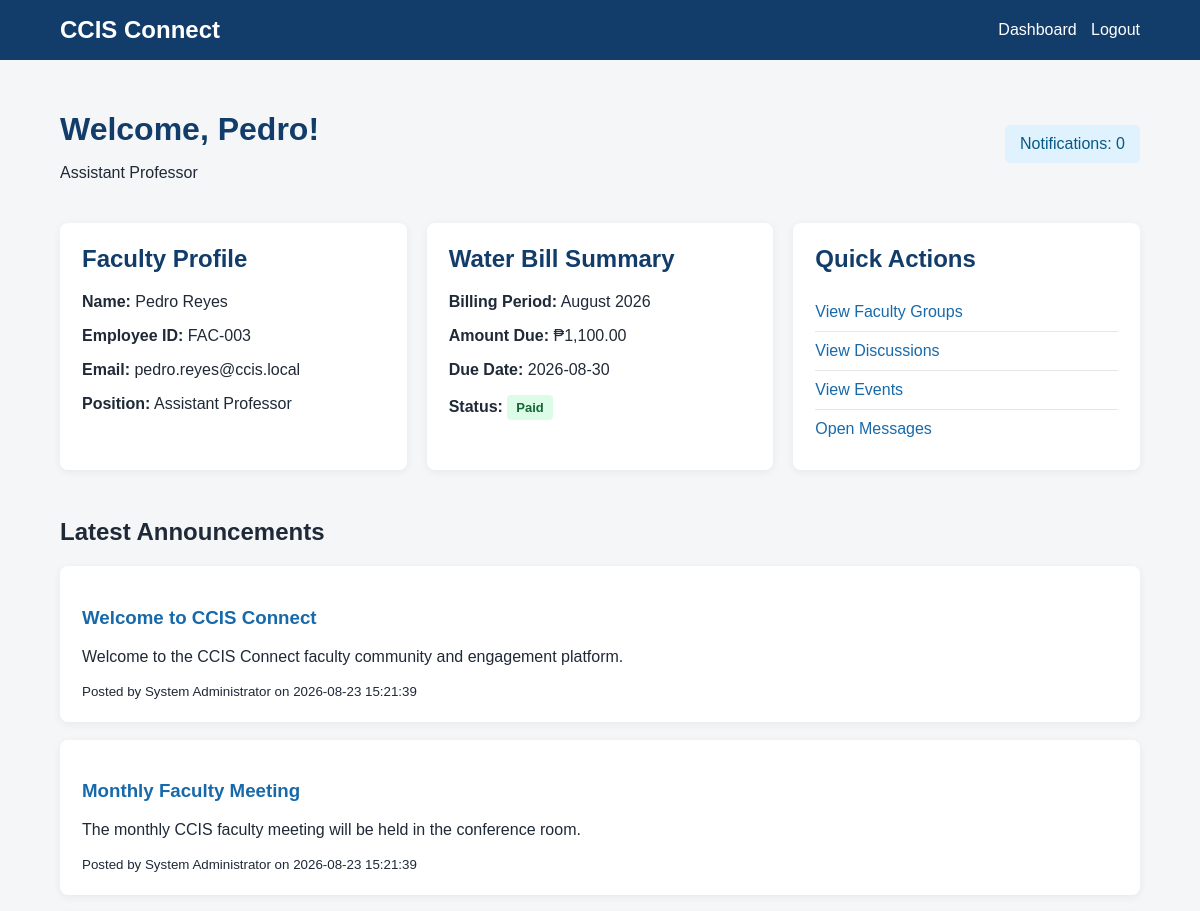
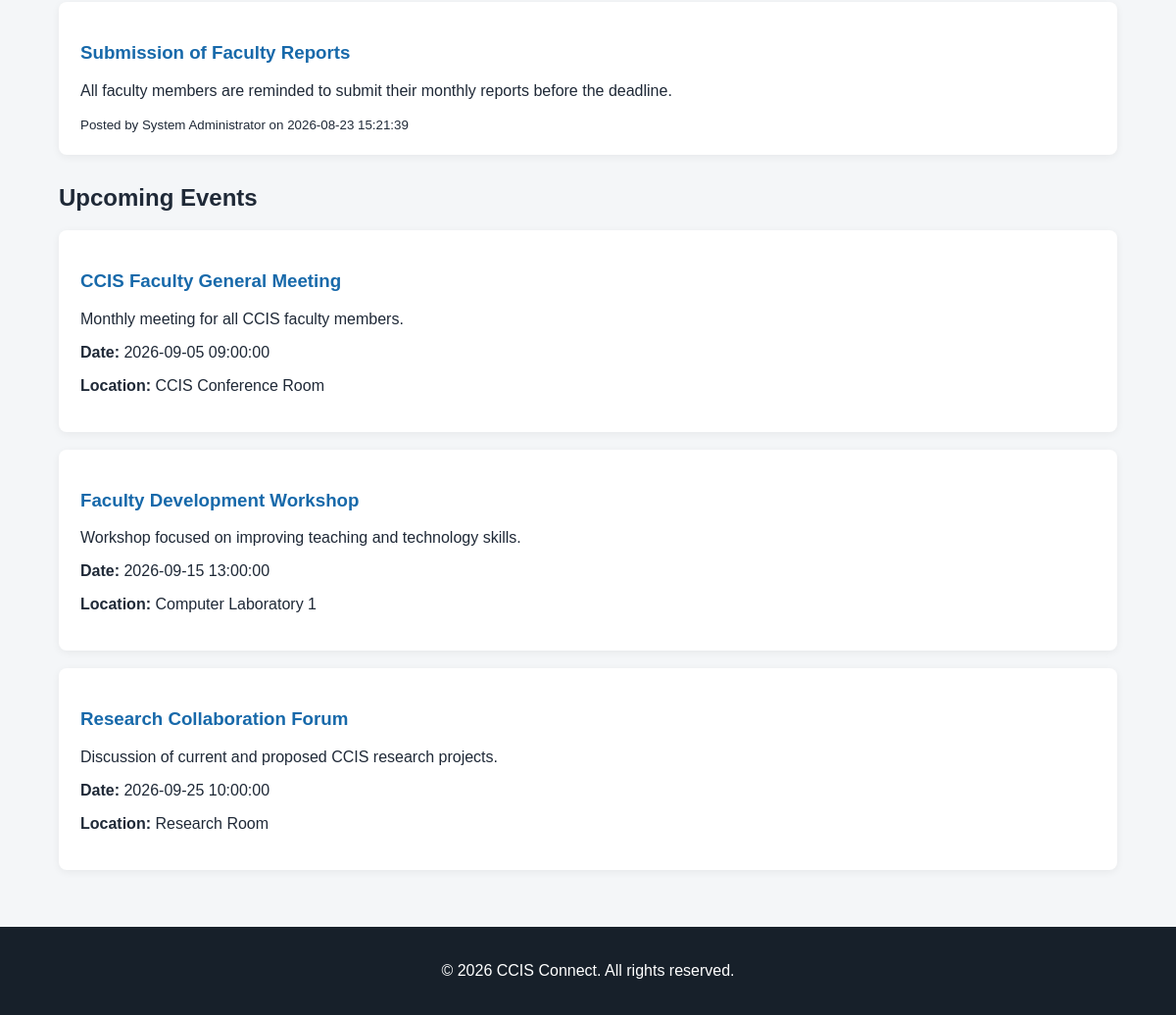
Page /dashboard.php (signed in) on the committed database (2 pictures, top to bottom).
### tables this page shows
CREATE TABLE users (
    id INT UNSIGNED AUTO_INCREMENT PRIMARY KEY,

    employee_id VARCHAR(50) NOT NULL UNIQUE,

    first_name VARCHAR(100) NOT NULL,
    last_name VARCHAR(100) NOT NULL,

    email VARCHAR(150) NOT NULL UNIQUE,

    password VARCHAR(255) NOT NULL,

    position VARCHAR(150) DEFAULT NULL,

    role ENUM('faculty', 'administrator')
        NOT NULL DEFAULT 'faculty',

    status ENUM('active', 'inactive', 'pending')
        NOT NULL DEFAULT 'active',

    created_at TIMESTAMP NOT NULL DEFAULT CURRENT_TIMESTAMP,

    updated_at TIMESTAMP NOT NULL DEFAULT CURRENT_TIMESTAMP
        ON UPDATE CURRENT_TIMESTAMP
);

CREATE TABLE water_bills (
    id INT UNSIGNED AUTO_INCREMENT PRIMARY KEY,

    water_account_id INT UNSIGNED NOT NULL,

    billing_period VARCHAR(50) NOT NULL,

    previous_reading DECIMAL(10,2)
        NOT NULL DEFAULT 0.00,

    current_reading DECIMAL(10,2)
        NOT NULL DEFAULT 0.00,

    consumption DECIMAL(10,2)
        NOT NULL DEFAULT 0.00,

    rate_per_unit DECIMAL(10,2)
        NOT NULL DEFAULT 0.00,

    base_charge DECIMAL(10,2)
        NOT NULL DEFAULT 0.00,

    additional_charge DECIMAL(10,2)
        NOT NULL DEFAULT 0.00,

    total_amount DECIMAL(10,2)
        NOT NULL DEFAULT 0.00,

    due_date DATE NOT NULL,

    status ENUM(
        'unpaid',
        'pending_verification',
        'paid',
        'overdue',
        'rejected'
    ) NOT NULL DEFAULT 'unpaid',

    created_by INT UNSIGNED NOT NULL,

    created_at TIMESTAMP NOT NULL DEFAULT CURRENT_TIMESTAMP,

    updated_at TIMESTAMP NOT NULL DEFAULT CURRENT_TIMESTAMP
        ON UPDATE CURRENT_TIMESTAMP,

    CONSTRAINT fk_bill_water_account
        FOREIGN KEY (water_account_id)
        REFERENCES water_accounts(id)
        ON DELETE CASCADE,

    CONSTRAINT fk_bill_created_by
        FOREIGN KEY (created_by)
        REFERENCES users(id)
        ON DELETE RESTRICT
);

CREATE TABLE announcements (
    id INT UNSIGNED AUTO_INCREMENT PRIMARY KEY,

    title VARCHAR(255) NOT NULL,
    content TEXT NOT NULL,

    created_by INT UNSIGNED NOT NULL,

    status ENUM('draft', 'published', 'archived')
        NOT NULL DEFAULT 'published',

    created_at TIMESTAMP NOT NULL DEFAULT CURRENT_TIMESTAMP,

    updated_at TIMESTAMP NOT NULL DEFAULT CURRENT_TIMESTAMP
        ON UPDATE CURRENT_TIMESTAMP,

    CONSTRAINT fk_announcement_created_by
        FOREIGN KEY (created_by)
        REFERENCES users(id)
        ON DELETE CASCADE
);

CREATE TABLE events (
    id INT UNSIGNED AUTO_INCREMENT PRIMARY KEY,

    title VARCHAR(255) NOT NULL,
    description TEXT DEFAULT NULL,

    event_date DATETIME NOT NULL,
    location VARCHAR(255) DEFAULT NULL,

    created_by INT UNSIGNED NOT NULL,

    status ENUM('upcoming', 'ongoing', 'completed', 'cancelled')
        NOT NULL DEFAULT 'upcoming',

    created_at TIMESTAMP NOT NULL DEFAULT CURRENT_TIMESTAMP,

    updated_at TIMESTAMP NOT NULL DEFAULT CURRENT_TIMESTAMP
        ON UPDATE CURRENT_TIMESTAMP,

    CONSTRAINT fk_event_created_by
        FOREIGN KEY (created_by)
        REFERENCES users(id)
        ON DELETE CASCADE
);

### includes/auth.php (called while the page is built, shortened)
<?php
function e(?string $value): string
{
    return htmlspecialchars($value ?? '', ENT_QUOTES, 'UTF-8');
}

### dashboard.php (the view, shortened to what this page needs)
<?php
require_once __DIR__ . '/config/database.php';
require_once __DIR__ . '/includes/auth.php';
$userId = (int) $_SESSION['user_id'];
$userStatement = $pdo->prepare(
    'SELECT employee_id, first_name, last_name, email,
            position, role
     FROM users
     WHERE id = :id
     LIMIT 1'
);
$userStatement->execute(['id' => $userId]);
$user = $userStatement->fetch();
$announcementStatement = $pdo->query(
    'SELECT announcements.title,
            announcements.content,
            announcements.created_at,
            CONCAT(users.first_name, " ", users.last_name) AS author
     FROM announcements
     INNER JOIN users ON users.id = announcements.created_by
     ORDER BY announcements.created_at DESC
     LIMIT 5'
);
$announcements = $announcementStatement->fetchAll();
$eventStatement = $pdo->query(
    'SELECT title, description, event_date, location
     FROM events
     WHERE event_date >= NOW()
     ORDER BY event_date ASC
     LIMIT 5'
);
$events = $eventStatement->fetchAll();
$billStatement = $pdo->prepare(
    'SELECT wb.id, wb.billing_period, wb.total_amount AS amount, wb.due_date, wb.status
     FROM water_bills wb
     INNER JOIN water_accounts wa ON wb.water_account_id = wa.id
     WHERE wa.user_id = :user_id
     ORDER BY wb.due_date DESC
     LIMIT 1'
);
$billStatement->execute(['user_id' => $userId]);
$currentBill = $billStatement->fetch();
$notificationStatement = $pdo->prepare(
    'SELECT COUNT(*) AS unread_count
     FROM notifications
     WHERE user_id = :user_id
     AND is_read = FALSE'
);
$notificationStatement->execute(['user_id' => $userId]);
$notificationData = $notificationStatement->fetch();
$unreadNotifications = (int) ($notificationData['unread_count'] ?? 0);
require_once __DIR__ . '/includes/header.php';
?>
<div class="dashboard-header">
    <div>
        <h1>Welcome, <?= e($user['first_name']) ?>!</h1>
        <p>
            <?= e($user['position'] ?? 'Faculty Member') ?>
        </p>
    </div>
    <div class="notification-badge">
        Notifications: <?= $unreadNotifications ?>
    </div>
</div>
<section class="dashboard-grid">
    <div class="card">
        <h2>Faculty Profile</h2>
        <p>
            <strong>Name:</strong>
            <?= e($user['first_name'] . ' ' . $user['last_name']) ?>
        </p>
        <p>
            <strong>Employee ID:</strong>
            <?= e($user['employee_id']) ?>
        </p>
        <p>
            <strong>Email:</strong>
            <?= e($user['email']) ?>
        </p>
        <p>
            <strong>Position:</strong>
            <?= e($user['position'] ?? 'Not specified') ?>
        </p>
    </div>
    <div class="card">
        <h2>Water Bill Summary</h2>
        <?php if ($currentBill): ?>
            <p>
                <strong>Billing Period:</strong>
                <?= e($currentBill['billing_period']) ?>
            </p>
            <p>
                <strong>Amount Due:</strong>
                ₱<?= number_format((float) $currentBill['amount'], 2) ?>
            </p>
            <p>
                <strong>Due Date:</strong>
                <?= e($currentBill['due_date']) ?>
            </p>
            <p>
                <strong>Status:</strong>
                <span class="status <?= e($currentBill['status']) ?>">
                    <?= e(ucwords(str_replace('_', ' ', $currentBill['status']))) ?>
                </span>
            </p>
        <?php else: ?>
            <p>No water bill is currently available.</p>
        <?php endif; ?>
    </div>
    <div class="card">
        <h2>Quick Actions</h2>
        <a href="#" class="action-link">View Faculty Groups</a>
        <a href="#" class="action-link">View Discussions</a>
        <a href="#" class="action-link">View Events</a>
        <a href="#" class="action-link">Open Messages</a>
    </div>
</section>
<section class="content-section">
    <h2>Latest Announcements</h2>
    <?php if (empty($announcements)): ?>
        <div class="card">
            <p>No announcements available.</p>
        </div>
    <?php else: ?>
        <?php foreach ($announcements as $announcement): ?>
            <article class="card announcement">
                <h3><?= e($announcement['title']) ?></h3>
                <p><?= nl2br(e($announcement['content'])) ?></p>
                <small>
                    Posted by <?= e($announcement['author']) ?>
                    on <?= e($announcement['created_at']) ?>
                </small>
            </article>
        <?php endforeach; ?>
    <?php endif; ?>
</section>
<section class="content-section">
    <h2>Upcoming Events</h2>
    <?php if (empty($events)): ?>
        <div class="card">
            <p>No upcoming events available.</p>
        </div>
    <?php else: ?>
        <?php foreach ($events as $event): ?>
            <article class="card event">
                <h3><?= e($event['title']) ?></h3>
                <p><?= nl2br(e($event['description'])) ?></p>
                <p>
                    <strong>Date:</strong>
                    <?= e($event['event_date']) ?>
                </p>
                <p>
                    <strong>Location:</strong>
                    <?= e($event['location']) ?>
                </p>
            </article>
        <?php endforeach; ?>
    <?php endif; ?>
</section>
<?php require_once __DIR__ . '/includes/footer.php'; ?>

### assets/style.css (style rules this page uses)
* { box-sizing: border-box; }
body { margin: 0; font-family: Arial, sans-serif; background: #f4f6f8; color: #1f2937; }
.dashboard-header { display: flex; justify-content: space-between; align-items: center; margin-bottom: 25px; }
.dashboard-header h1 { color: #123c69; margin-bottom: 5px; }
.notification-badge { background: #e0f2fe; color: #075985; padding: 10px 15px; border-radius: 5px; }
.dashboard-grid { display: grid; grid-template-columns: repeat(3, 1fr); gap: 20px; }
.card { background: white; padding: 22px; margin-bottom: 18px; border-radius: 8px; box-shadow: 0 2px 8px rgba(0, 0, 0, 0.06); }
.card h2 { color: #123c69; margin-top: 0; }
.card h3 { color: #1769aa; }
.content-section { margin-top: 30px; }
.status { display: inline-block; padding: 5px 9px; border-radius: 4px; font-size: 13px; font-weight: bold; }
.status.paid { background: #dcfce7; color: #166534; }
.action-link { display: block; padding: 10px 0; color: #1769aa; text-decoration: none; border-bottom: 1px solid #e5e7eb; }
.action-link:last-child { border-bottom: none; }

### rows in the picture
users: first_name "Pedro", position "Assistant Professor", first_name+last_name "Pedro Reyes", employee "FAC-003", email "pedro.reyes@ccis.local"
water_bills: billing_period "August 2026", total_amount "1,100.00", due_date "2026-08-30", status "Paid"
announcements: title "Welcome to CCIS Connect", content "Welcome to the CCIS Connect faculty community and engagement platform.", author "System Administrator", created_at "2026-08-23 15:21:39"
announcements: title "Monthly Faculty Meeting", content "The monthly CCIS faculty meeting will be held in the conference room.", author "System Administrator", created_at "2026-08-23 15:21:39"
announcements: title "Submission of Faculty Reports", content "All faculty members are reminded to submit their monthly reports before the deadline.", author "System Administrator", created_at "2026-08-23 15:21:39"
events: title "CCIS Faculty General Meeting", description "Monthly meeting for all CCIS faculty members.", event_date "2026-09-05 09:00:00", location "CCIS Conference Room"
events: title "Faculty Development Workshop", description "Workshop focused on improving teaching and technology skills.", event_date "2026-09-15 13:00:00", location "Computer Laboratory 1"
events: title "Research Collaboration Forum", description "Discussion of current and proposed CCIS research projects.", event_date "2026-09-25 10:00:00", location "Research Room"

### other values in the picture
$unreadNotifications "0"
